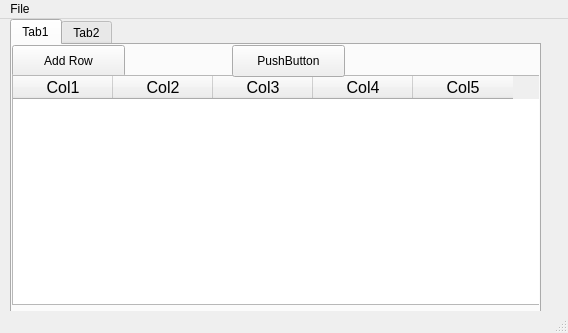
<?xml version="1.0" encoding="UTF-8"?>
<ui version="4.0">
 <class>MainWindow</class>
 <widget class="QMainWindow" name="MainWindow">
  <property name="geometry">
   <rect>
    <x>0</x>
    <y>0</y>
    <width>568</width>
    <height>333</height>
   </rect>
  </property>
  <property name="windowTitle">
   <string>Calculator</string>
  </property>
  <widget class="QWidget" name="centralwidget">
   <widget class="QTabWidget" name="tabWidget">
    <property name="geometry">
     <rect>
      <x>10</x>
      <y>0</y>
      <width>531</width>
      <height>311</height>
     </rect>
    </property>
    <property name="currentIndex">
     <number>0</number>
    </property>
    <widget class="QWidget" name="tab_1">
     <attribute name="title">
      <string>Tab1</string>
     </attribute>
     <widget class="QPushButton" name="add_tab_1_button">
      <property name="geometry">
       <rect>
        <x>0</x>
        <y>0</y>
        <width>113</width>
        <height>32</height>
       </rect>
      </property>
      <property name="text">
       <string>Add Row</string>
      </property>
     </widget>
     <widget class="QTableWidget" name="tab_1_table">
      <property name="geometry">
       <rect>
        <x>0</x>
        <y>30</y>
        <width>1180</width>
        <height>230</height>
       </rect>
      </property>
      <property name="font">
       <font>
        <pointsize>12</pointsize>
       </font>
      </property>
      <property name="autoScrollMargin">
       <number>16</number>
      </property>
      <property name="alternatingRowColors">
       <bool>true</bool>
      </property>
      <property name="columnCount">
       <number>5</number>
      </property>
      <attribute name="horizontalHeaderCascadingSectionResizes">
       <bool>false</bool>
      </attribute>
      <attribute name="horizontalHeaderDefaultSectionSize">
       <number>100</number>
      </attribute>
      <attribute name="horizontalHeaderStretchLastSection">
       <bool>false</bool>
      </attribute>
      <attribute name="verticalHeaderVisible">
       <bool>false</bool>
      </attribute>
      <attribute name="verticalHeaderHighlightSections">
       <bool>true</bool>
      </attribute>
      <column>
       <property name="text">
        <string>Col1</string>
       </property>
      </column>
      <column>
       <property name="text">
        <string>Col2</string>
       </property>
      </column>
      <column>
       <property name="text">
        <string>Col3</string>
       </property>
      </column>
      <column>
       <property name="text">
        <string>Col4</string>
       </property>
      </column>
      <column>
       <property name="text">
        <string>Col5</string>
       </property>
      </column>
     </widget>
     <widget class="QPushButton" name="pushButton">
      <property name="geometry">
       <rect>
        <x>220</x>
        <y>0</y>
        <width>113</width>
        <height>32</height>
       </rect>
      </property>
      <property name="text">
       <string>PushButton</string>
      </property>
     </widget>
    </widget>
    <widget class="QWidget" name="tab_2">
     <attribute name="title">
      <string>Tab2</string>
     </attribute>
     <widget class="QTableWidget" name="tab_2_table">
      <property name="geometry">
       <rect>
        <x>0</x>
        <y>30</y>
        <width>1180</width>
        <height>230</height>
       </rect>
      </property>
      <property name="font">
       <font>
        <pointsize>12</pointsize>
       </font>
      </property>
      <property name="alternatingRowColors">
       <bool>true</bool>
      </property>
      <property name="columnCount">
       <number>5</number>
      </property>
      <attribute name="horizontalHeaderDefaultSectionSize">
       <number>100</number>
      </attribute>
      <attribute name="verticalHeaderVisible">
       <bool>false</bool>
      </attribute>
      <row>
       <property name="text">
        <string>1</string>
       </property>
      </row>
      <column>
       <property name="text">
        <string>Col1</string>
       </property>
      </column>
      <column>
       <property name="text">
        <string>Col2</string>
       </property>
      </column>
      <column>
       <property name="text">
        <string>Col3</string>
       </property>
      </column>
      <column>
       <property name="text">
        <string>Col4</string>
       </property>
      </column>
      <column>
       <property name="text">
        <string>Col5</string>
       </property>
      </column>
     </widget>
     <widget class="QPushButton" name="add_tab_2_button">
      <property name="geometry">
       <rect>
        <x>0</x>
        <y>0</y>
        <width>113</width>
        <height>32</height>
       </rect>
      </property>
      <property name="text">
       <string>Add Row</string>
      </property>
     </widget>
    </widget>
   </widget>
  </widget>
  <widget class="QMenuBar" name="menubar">
   <property name="geometry">
    <rect>
     <x>0</x>
     <y>0</y>
     <width>568</width>
     <height>22</height>
    </rect>
   </property>
   <widget class="QMenu" name="menuFile">
    <property name="title">
     <string>File</string>
    </property>
    <addaction name="actionNew"/>
    <addaction name="actionOpen"/>
    <addaction name="actionExport_Recipe"/>
    <addaction name="actionExit"/>
   </widget>
   <addaction name="menuFile"/>
  </widget>
  <widget class="QStatusBar" name="statusbar"/>
  <action name="actionNew">
   <property name="text">
    <string>New...</string>
   </property>
  </action>
  <action name="actionOpen">
   <property name="text">
    <string>Import Recipe...</string>
   </property>
  </action>
  <action name="actionExport_Recipe">
   <property name="text">
    <string>Export Recipe...</string>
   </property>
  </action>
  <action name="actionExit">
   <property name="text">
    <string>Close</string>
   </property>
  </action>
 </widget>
 <resources/>
 <connections/>
</ui>
